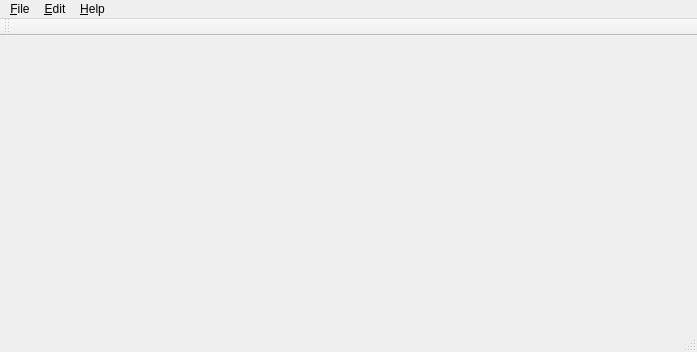
<?xml version="1.0" encoding="UTF-8"?>
<ui version="4.0">
 <class>MainWindow</class>
 <widget class="QMainWindow" name="MainWindow">
  <property name="geometry">
   <rect>
    <x>0</x>
    <y>0</y>
    <width>697</width>
    <height>352</height>
   </rect>
  </property>
  <property name="sizePolicy">
   <sizepolicy hsizetype="Maximum" vsizetype="Maximum">
    <horstretch>0</horstretch>
    <verstretch>0</verstretch>
   </sizepolicy>
  </property>
  <property name="windowTitle">
   <string>Connect V1.0.1</string>
  </property>
  <widget class="QWidget" name="centralWidget">
   <layout class="QGridLayout" name="gridLayout_2"/>
  </widget>
  <widget class="QMenuBar" name="menuBar">
   <property name="geometry">
    <rect>
     <x>0</x>
     <y>0</y>
     <width>697</width>
     <height>21</height>
    </rect>
   </property>
   <widget class="QMenu" name="menu_File">
    <property name="title">
     <string>&amp;File</string>
    </property>
   </widget>
   <widget class="QMenu" name="menu_Help">
    <property name="title">
     <string>&amp;Help</string>
    </property>
   </widget>
   <widget class="QMenu" name="menu_Edit">
    <property name="title">
     <string>&amp;Edit</string>
    </property>
   </widget>
   <addaction name="menu_File"/>
   <addaction name="menu_Edit"/>
   <addaction name="menu_Help"/>
  </widget>
  <widget class="QToolBar" name="mainToolBar">
   <attribute name="toolBarArea">
    <enum>TopToolBarArea</enum>
   </attribute>
   <attribute name="toolBarBreak">
    <bool>false</bool>
   </attribute>
  </widget>
  <widget class="QStatusBar" name="statusBar"/>
  <action name="action_Setup_Connection">
   <property name="text">
    <string>&amp;Setup Connection</string>
   </property>
  </action>
  <action name="action_Exit">
   <property name="text">
    <string>&amp;Exit</string>
   </property>
  </action>
  <action name="action_About">
   <property name="text">
    <string>&amp;About</string>
   </property>
  </action>
 </widget>
 <layoutdefault spacing="6" margin="11"/>
 <resources/>
 <connections/>
</ui>
